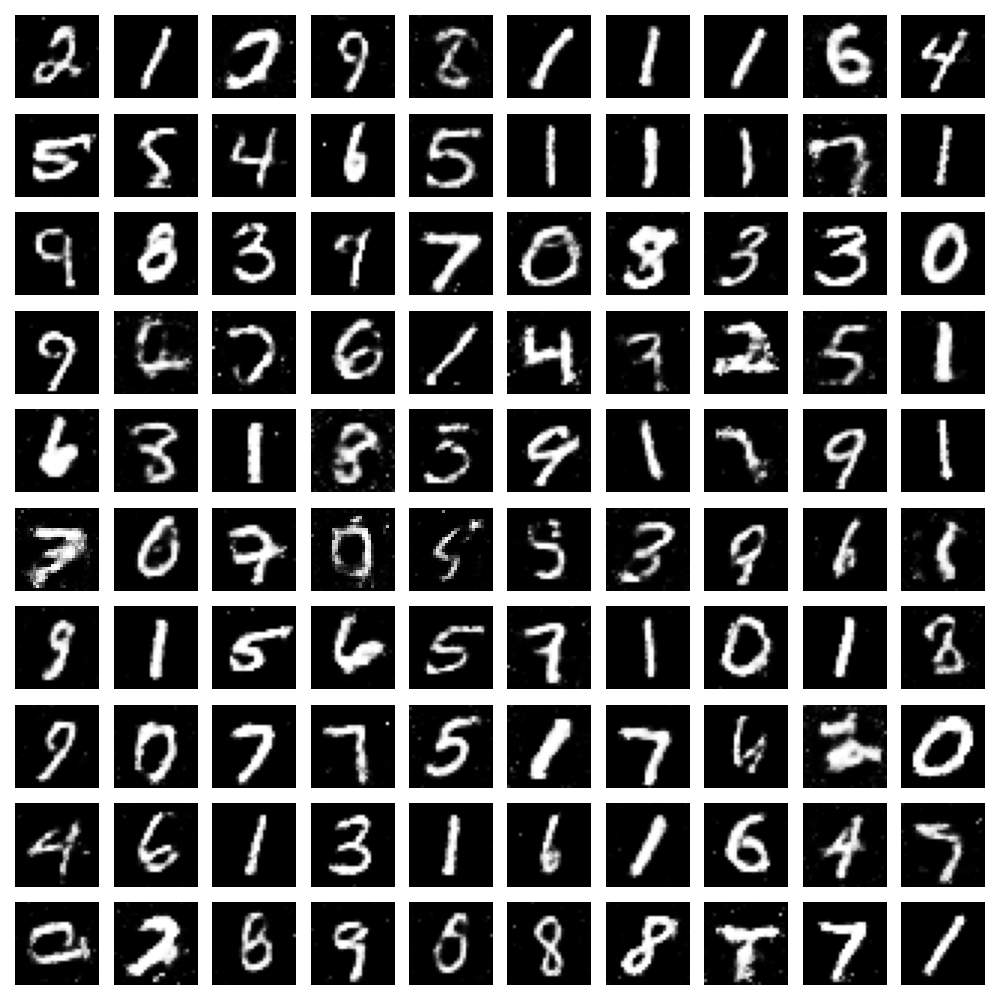

Generate this figure with Python:
import matplotlib.pyplot as plt
import matplotlib
import numpy as np
from keras.layers import Input
from keras.models import Model
from keras.optimizers import Adam

from discriminator import Discriminator
from generator import Generator

# GAN model


class Gan:
    def __init__(
        self,
    ):
        self.discriminator = Discriminator()
        self.generator = Generator()
        self.model = self.create_gan()

    def create_gan(self) -> Model:
        self.discriminator.model.trainable = False
        gan_input = Input(shape=(100,))
        x = self.generator.model(gan_input)
        gan_output = self.discriminator.model(x)
        gan = Model(inputs=gan_input, outputs=gan_output)
        gan.compile(loss="binary_crossentropy", optimizer=Adam(0.0002, 0.5))
        return gan

    def summary(self):
        return self.model.summary()

    def train_gan(self, X_train, epochs=40000, batch_size=128):
        for e in range(epochs):
            generator = self.generator.model
            discriminator = self.discriminator.model
            # Train the discriminator
            real_images = X_train[np.random.randint(0, X_train.shape[0], batch_size)]
            noise = np.random.normal(0, 1, size=[batch_size, 100])
            generated_images = generator.predict(noise)
            X = np.concatenate([real_images, generated_images])
            y_dis = np.zeros(2 * batch_size)
            y_dis[:batch_size] = 0.9  # label smoothing
            discriminator.trainable = True
            d_loss = discriminator.train_on_batch(X, y_dis)

            # Train the generator
            noise = np.random.normal(0, 1, size=[batch_size, 100])
            y_gen = np.ones(batch_size)
            discriminator.trainable = False
            g_loss = self.model.train_on_batch(noise, y_gen)

            # Print losses
            if e % 1000 == 0:
                print("Discriminator loss: ", d_loss, ", Generator loss: ", g_loss)

        self.save_images()

    def save_images(self):
        noise = np.random.normal(0, 1, size=(100, 100))
        generated_images = self.generator.model.predict(noise)
        matplotlib.use("TkAgg")
        plt.figure(figsize=(10, 10))

        for i, image in enumerate(generated_images):
            plt.subplot(10, 10, i + 1)
            if generated_images.shape[3] == 1:
                plt.imshow(image.reshape((28, 28)), cmap="gray")
            else:
                plt.imshow(image.reshape((28, 28, 3)))
            plt.axis("off")

        plt.tight_layout()
        plt.savefig("gan.png")
        plt.close("all")
